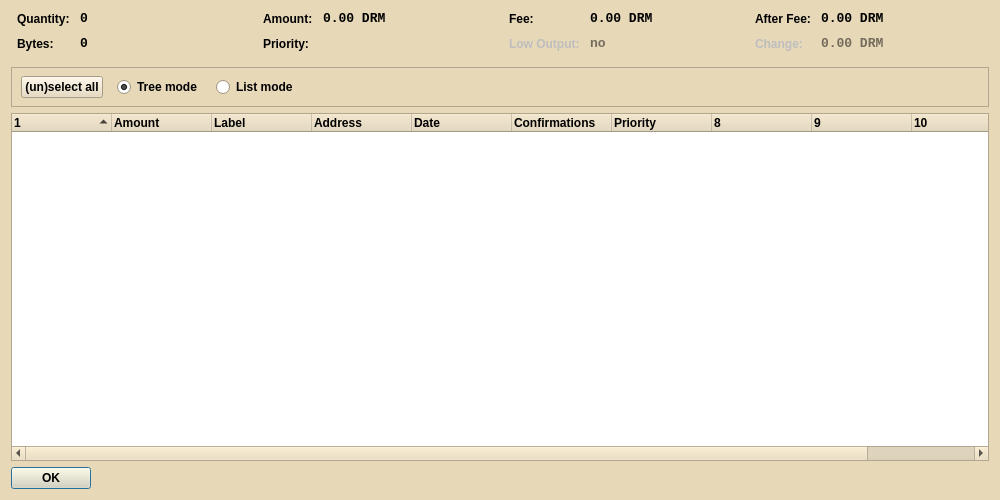
<?xml version="1.0" encoding="UTF-8"?>
<ui version="4.0">
 <class>CoinControlDialog</class>
 <widget class="QDialog" name="CoinControlDialog">
  <property name="geometry">
   <rect>
    <x>0</x>
    <y>0</y>
    <width>1000</width>
    <height>500</height>
   </rect>
  </property>
  <property name="palette">
   <palette>
    <active>
     <colorrole role="WindowText">
      <brush brushstyle="SolidPattern">
       <color alpha="255">
        <red>0</red>
        <green>0</green>
        <blue>0</blue>
       </color>
      </brush>
     </colorrole>
     <colorrole role="Button">
      <brush brushstyle="SolidPattern">
       <color alpha="255">
        <red>231</red>
        <green>216</green>
        <blue>184</blue>
       </color>
      </brush>
     </colorrole>
     <colorrole role="Light">
      <brush brushstyle="SolidPattern">
       <color alpha="255">
        <red>255</red>
        <green>255</green>
        <blue>255</blue>
       </color>
      </brush>
     </colorrole>
     <colorrole role="Midlight">
      <brush brushstyle="SolidPattern">
       <color alpha="255">
        <red>243</red>
        <green>235</green>
        <blue>219</blue>
       </color>
      </brush>
     </colorrole>
     <colorrole role="Dark">
      <brush brushstyle="SolidPattern">
       <color alpha="255">
        <red>115</red>
        <green>108</green>
        <blue>92</blue>
       </color>
      </brush>
     </colorrole>
     <colorrole role="Mid">
      <brush brushstyle="SolidPattern">
       <color alpha="255">
        <red>154</red>
        <green>144</green>
        <blue>123</blue>
       </color>
      </brush>
     </colorrole>
     <colorrole role="Text">
      <brush brushstyle="SolidPattern">
       <color alpha="255">
        <red>0</red>
        <green>0</green>
        <blue>0</blue>
       </color>
      </brush>
     </colorrole>
     <colorrole role="BrightText">
      <brush brushstyle="SolidPattern">
       <color alpha="255">
        <red>255</red>
        <green>255</green>
        <blue>255</blue>
       </color>
      </brush>
     </colorrole>
     <colorrole role="ButtonText">
      <brush brushstyle="SolidPattern">
       <color alpha="255">
        <red>0</red>
        <green>0</green>
        <blue>0</blue>
       </color>
      </brush>
     </colorrole>
     <colorrole role="Base">
      <brush brushstyle="SolidPattern">
       <color alpha="255">
        <red>255</red>
        <green>255</green>
        <blue>255</blue>
       </color>
      </brush>
     </colorrole>
     <colorrole role="Window">
      <brush brushstyle="SolidPattern">
       <color alpha="255">
        <red>231</red>
        <green>216</green>
        <blue>184</blue>
       </color>
      </brush>
     </colorrole>
     <colorrole role="Shadow">
      <brush brushstyle="SolidPattern">
       <color alpha="255">
        <red>0</red>
        <green>0</green>
        <blue>0</blue>
       </color>
      </brush>
     </colorrole>
     <colorrole role="AlternateBase">
      <brush brushstyle="SolidPattern">
       <color alpha="255">
        <red>243</red>
        <green>235</green>
        <blue>219</blue>
       </color>
      </brush>
     </colorrole>
     <colorrole role="ToolTipBase">
      <brush brushstyle="SolidPattern">
       <color alpha="255">
        <red>255</red>
        <green>255</green>
        <blue>220</blue>
       </color>
      </brush>
     </colorrole>
     <colorrole role="ToolTipText">
      <brush brushstyle="SolidPattern">
       <color alpha="255">
        <red>0</red>
        <green>0</green>
        <blue>0</blue>
       </color>
      </brush>
     </colorrole>
    </active>
    <inactive>
     <colorrole role="WindowText">
      <brush brushstyle="SolidPattern">
       <color alpha="255">
        <red>0</red>
        <green>0</green>
        <blue>0</blue>
       </color>
      </brush>
     </colorrole>
     <colorrole role="Button">
      <brush brushstyle="SolidPattern">
       <color alpha="255">
        <red>231</red>
        <green>216</green>
        <blue>184</blue>
       </color>
      </brush>
     </colorrole>
     <colorrole role="Light">
      <brush brushstyle="SolidPattern">
       <color alpha="255">
        <red>255</red>
        <green>255</green>
        <blue>255</blue>
       </color>
      </brush>
     </colorrole>
     <colorrole role="Midlight">
      <brush brushstyle="SolidPattern">
       <color alpha="255">
        <red>243</red>
        <green>235</green>
        <blue>219</blue>
       </color>
      </brush>
     </colorrole>
     <colorrole role="Dark">
      <brush brushstyle="SolidPattern">
       <color alpha="255">
        <red>115</red>
        <green>108</green>
        <blue>92</blue>
       </color>
      </brush>
     </colorrole>
     <colorrole role="Mid">
      <brush brushstyle="SolidPattern">
       <color alpha="255">
        <red>154</red>
        <green>144</green>
        <blue>123</blue>
       </color>
      </brush>
     </colorrole>
     <colorrole role="Text">
      <brush brushstyle="SolidPattern">
       <color alpha="255">
        <red>0</red>
        <green>0</green>
        <blue>0</blue>
       </color>
      </brush>
     </colorrole>
     <colorrole role="BrightText">
      <brush brushstyle="SolidPattern">
       <color alpha="255">
        <red>255</red>
        <green>255</green>
        <blue>255</blue>
       </color>
      </brush>
     </colorrole>
     <colorrole role="ButtonText">
      <brush brushstyle="SolidPattern">
       <color alpha="255">
        <red>0</red>
        <green>0</green>
        <blue>0</blue>
       </color>
      </brush>
     </colorrole>
     <colorrole role="Base">
      <brush brushstyle="SolidPattern">
       <color alpha="255">
        <red>255</red>
        <green>255</green>
        <blue>255</blue>
       </color>
      </brush>
     </colorrole>
     <colorrole role="Window">
      <brush brushstyle="SolidPattern">
       <color alpha="255">
        <red>231</red>
        <green>216</green>
        <blue>184</blue>
       </color>
      </brush>
     </colorrole>
     <colorrole role="Shadow">
      <brush brushstyle="SolidPattern">
       <color alpha="255">
        <red>0</red>
        <green>0</green>
        <blue>0</blue>
       </color>
      </brush>
     </colorrole>
     <colorrole role="AlternateBase">
      <brush brushstyle="SolidPattern">
       <color alpha="255">
        <red>243</red>
        <green>235</green>
        <blue>219</blue>
       </color>
      </brush>
     </colorrole>
     <colorrole role="ToolTipBase">
      <brush brushstyle="SolidPattern">
       <color alpha="255">
        <red>255</red>
        <green>255</green>
        <blue>220</blue>
       </color>
      </brush>
     </colorrole>
     <colorrole role="ToolTipText">
      <brush brushstyle="SolidPattern">
       <color alpha="255">
        <red>0</red>
        <green>0</green>
        <blue>0</blue>
       </color>
      </brush>
     </colorrole>
    </inactive>
    <disabled>
     <colorrole role="WindowText">
      <brush brushstyle="SolidPattern">
       <color alpha="255">
        <red>115</red>
        <green>108</green>
        <blue>92</blue>
       </color>
      </brush>
     </colorrole>
     <colorrole role="Button">
      <brush brushstyle="SolidPattern">
       <color alpha="255">
        <red>231</red>
        <green>216</green>
        <blue>184</blue>
       </color>
      </brush>
     </colorrole>
     <colorrole role="Light">
      <brush brushstyle="SolidPattern">
       <color alpha="255">
        <red>255</red>
        <green>255</green>
        <blue>255</blue>
       </color>
      </brush>
     </colorrole>
     <colorrole role="Midlight">
      <brush brushstyle="SolidPattern">
       <color alpha="255">
        <red>243</red>
        <green>235</green>
        <blue>219</blue>
       </color>
      </brush>
     </colorrole>
     <colorrole role="Dark">
      <brush brushstyle="SolidPattern">
       <color alpha="255">
        <red>115</red>
        <green>108</green>
        <blue>92</blue>
       </color>
      </brush>
     </colorrole>
     <colorrole role="Mid">
      <brush brushstyle="SolidPattern">
       <color alpha="255">
        <red>154</red>
        <green>144</green>
        <blue>123</blue>
       </color>
      </brush>
     </colorrole>
     <colorrole role="Text">
      <brush brushstyle="SolidPattern">
       <color alpha="255">
        <red>115</red>
        <green>108</green>
        <blue>92</blue>
       </color>
      </brush>
     </colorrole>
     <colorrole role="BrightText">
      <brush brushstyle="SolidPattern">
       <color alpha="255">
        <red>255</red>
        <green>255</green>
        <blue>255</blue>
       </color>
      </brush>
     </colorrole>
     <colorrole role="ButtonText">
      <brush brushstyle="SolidPattern">
       <color alpha="255">
        <red>115</red>
        <green>108</green>
        <blue>92</blue>
       </color>
      </brush>
     </colorrole>
     <colorrole role="Base">
      <brush brushstyle="SolidPattern">
       <color alpha="255">
        <red>231</red>
        <green>216</green>
        <blue>184</blue>
       </color>
      </brush>
     </colorrole>
     <colorrole role="Window">
      <brush brushstyle="SolidPattern">
       <color alpha="255">
        <red>231</red>
        <green>216</green>
        <blue>184</blue>
       </color>
      </brush>
     </colorrole>
     <colorrole role="Shadow">
      <brush brushstyle="SolidPattern">
       <color alpha="255">
        <red>0</red>
        <green>0</green>
        <blue>0</blue>
       </color>
      </brush>
     </colorrole>
     <colorrole role="AlternateBase">
      <brush brushstyle="SolidPattern">
       <color alpha="255">
        <red>231</red>
        <green>216</green>
        <blue>184</blue>
       </color>
      </brush>
     </colorrole>
     <colorrole role="ToolTipBase">
      <brush brushstyle="SolidPattern">
       <color alpha="255">
        <red>255</red>
        <green>255</green>
        <blue>220</blue>
       </color>
      </brush>
     </colorrole>
     <colorrole role="ToolTipText">
      <brush brushstyle="SolidPattern">
       <color alpha="255">
        <red>0</red>
        <green>0</green>
        <blue>0</blue>
       </color>
      </brush>
     </colorrole>
    </disabled>
   </palette>
  </property>
  <property name="font">
   <font>
    <weight>75</weight>
    <bold>true</bold>
   </font>
  </property>
  <property name="windowTitle">
   <string>Coin Control</string>
  </property>
  <layout class="QVBoxLayout" name="verticalLayout">
   <item>
    <layout class="QHBoxLayout" name="horizontalLayoutTop" stretch="0,0,0,0">
     <property name="topMargin">
      <number>0</number>
     </property>
     <property name="bottomMargin">
      <number>10</number>
     </property>
     <item>
      <layout class="QFormLayout" name="formLayoutCoinControl1">
       <property name="horizontalSpacing">
        <number>10</number>
       </property>
       <property name="verticalSpacing">
        <number>10</number>
       </property>
       <property name="leftMargin">
        <number>6</number>
       </property>
       <property name="rightMargin">
        <number>6</number>
       </property>
       <item row="0" column="0">
        <widget class="QLabel" name="labelCoinControlQuantityText">
         <property name="styleSheet">
          <string notr="true">font-weight:bold;</string>
         </property>
         <property name="text">
          <string>Quantity:</string>
         </property>
        </widget>
       </item>
       <item row="0" column="1">
        <widget class="QLabel" name="labelCoinControlQuantity">
         <property name="font">
          <font>
           <family>Monospace</family>
           <pointsize>10</pointsize>
          </font>
         </property>
         <property name="cursor">
          <cursorShape>IBeamCursor</cursorShape>
         </property>
         <property name="contextMenuPolicy">
          <enum>Qt::ActionsContextMenu</enum>
         </property>
         <property name="text">
          <string notr="true">0</string>
         </property>
         <property name="textInteractionFlags">
          <set>Qt::LinksAccessibleByMouse|Qt::TextSelectableByKeyboard|Qt::TextSelectableByMouse</set>
         </property>
        </widget>
       </item>
       <item row="1" column="0">
        <widget class="QLabel" name="labelCoinControlBytesText">
         <property name="styleSheet">
          <string notr="true">font-weight:bold;</string>
         </property>
         <property name="text">
          <string>Bytes:</string>
         </property>
        </widget>
       </item>
       <item row="1" column="1">
        <widget class="QLabel" name="labelCoinControlBytes">
         <property name="font">
          <font>
           <family>Monospace</family>
           <pointsize>10</pointsize>
          </font>
         </property>
         <property name="cursor">
          <cursorShape>IBeamCursor</cursorShape>
         </property>
         <property name="contextMenuPolicy">
          <enum>Qt::ActionsContextMenu</enum>
         </property>
         <property name="text">
          <string notr="true">0</string>
         </property>
         <property name="textInteractionFlags">
          <set>Qt::LinksAccessibleByMouse|Qt::TextSelectableByKeyboard|Qt::TextSelectableByMouse</set>
         </property>
        </widget>
       </item>
      </layout>
     </item>
     <item>
      <layout class="QFormLayout" name="formLayoutCoinControl2">
       <property name="horizontalSpacing">
        <number>10</number>
       </property>
       <property name="verticalSpacing">
        <number>10</number>
       </property>
       <property name="leftMargin">
        <number>6</number>
       </property>
       <property name="rightMargin">
        <number>6</number>
       </property>
       <item row="0" column="0">
        <widget class="QLabel" name="labelCoinControlAmountText">
         <property name="styleSheet">
          <string notr="true">font-weight:bold;</string>
         </property>
         <property name="text">
          <string>Amount:</string>
         </property>
        </widget>
       </item>
       <item row="0" column="1">
        <widget class="QLabel" name="labelCoinControlAmount">
         <property name="font">
          <font>
           <family>Monospace</family>
           <pointsize>10</pointsize>
          </font>
         </property>
         <property name="cursor">
          <cursorShape>IBeamCursor</cursorShape>
         </property>
         <property name="contextMenuPolicy">
          <enum>Qt::ActionsContextMenu</enum>
         </property>
         <property name="text">
          <string notr="true">0.00 DRM</string>
         </property>
         <property name="textInteractionFlags">
          <set>Qt::LinksAccessibleByMouse|Qt::TextSelectableByKeyboard|Qt::TextSelectableByMouse</set>
         </property>
        </widget>
       </item>
       <item row="1" column="0">
        <widget class="QLabel" name="labelCoinControlPriorityText">
         <property name="styleSheet">
          <string notr="true">font-weight:bold;</string>
         </property>
         <property name="text">
          <string>Priority:</string>
         </property>
        </widget>
       </item>
       <item row="1" column="1">
        <widget class="QLabel" name="labelCoinControlPriority">
         <property name="font">
          <font>
           <family>Monospace</family>
           <pointsize>10</pointsize>
          </font>
         </property>
         <property name="cursor">
          <cursorShape>IBeamCursor</cursorShape>
         </property>
         <property name="contextMenuPolicy">
          <enum>Qt::ActionsContextMenu</enum>
         </property>
         <property name="text">
          <string/>
         </property>
         <property name="textInteractionFlags">
          <set>Qt::LinksAccessibleByMouse|Qt::TextSelectableByKeyboard|Qt::TextSelectableByMouse</set>
         </property>
        </widget>
       </item>
      </layout>
     </item>
     <item>
      <layout class="QFormLayout" name="formLayoutCoinControl3">
       <property name="horizontalSpacing">
        <number>10</number>
       </property>
       <property name="verticalSpacing">
        <number>10</number>
       </property>
       <property name="leftMargin">
        <number>6</number>
       </property>
       <property name="rightMargin">
        <number>6</number>
       </property>
       <item row="0" column="0">
        <widget class="QLabel" name="labelCoinControlFeeText">
         <property name="styleSheet">
          <string notr="true">font-weight:bold;</string>
         </property>
         <property name="text">
          <string>Fee:</string>
         </property>
        </widget>
       </item>
       <item row="0" column="1">
        <widget class="QLabel" name="labelCoinControlFee">
         <property name="font">
          <font>
           <family>Monospace</family>
           <pointsize>10</pointsize>
          </font>
         </property>
         <property name="cursor">
          <cursorShape>IBeamCursor</cursorShape>
         </property>
         <property name="contextMenuPolicy">
          <enum>Qt::ActionsContextMenu</enum>
         </property>
         <property name="text">
          <string notr="true">0.00 DRM</string>
         </property>
         <property name="textInteractionFlags">
          <set>Qt::LinksAccessibleByMouse|Qt::TextSelectableByKeyboard|Qt::TextSelectableByMouse</set>
         </property>
        </widget>
       </item>
       <item row="1" column="0">
        <widget class="QLabel" name="labelCoinControlLowOutputText">
         <property name="enabled">
          <bool>false</bool>
         </property>
         <property name="styleSheet">
          <string notr="true">font-weight:bold;</string>
         </property>
         <property name="text">
          <string>Low Output:</string>
         </property>
        </widget>
       </item>
       <item row="1" column="1">
        <widget class="QLabel" name="labelCoinControlLowOutput">
         <property name="enabled">
          <bool>false</bool>
         </property>
         <property name="font">
          <font>
           <family>Monospace</family>
           <pointsize>10</pointsize>
          </font>
         </property>
         <property name="cursor">
          <cursorShape>IBeamCursor</cursorShape>
         </property>
         <property name="contextMenuPolicy">
          <enum>Qt::ActionsContextMenu</enum>
         </property>
         <property name="text">
          <string notr="true">no</string>
         </property>
         <property name="textInteractionFlags">
          <set>Qt::LinksAccessibleByMouse|Qt::TextSelectableByKeyboard|Qt::TextSelectableByMouse</set>
         </property>
        </widget>
       </item>
      </layout>
     </item>
     <item>
      <layout class="QFormLayout" name="formLayoutCoinControl4">
       <property name="horizontalSpacing">
        <number>10</number>
       </property>
       <property name="verticalSpacing">
        <number>10</number>
       </property>
       <property name="leftMargin">
        <number>6</number>
       </property>
       <property name="rightMargin">
        <number>6</number>
       </property>
       <item row="0" column="0">
        <widget class="QLabel" name="labelCoinControlAfterFeeText">
         <property name="styleSheet">
          <string notr="true">font-weight:bold;</string>
         </property>
         <property name="text">
          <string>After Fee:</string>
         </property>
        </widget>
       </item>
       <item row="0" column="1">
        <widget class="QLabel" name="labelCoinControlAfterFee">
         <property name="font">
          <font>
           <family>Monospace</family>
           <pointsize>10</pointsize>
          </font>
         </property>
         <property name="cursor">
          <cursorShape>IBeamCursor</cursorShape>
         </property>
         <property name="contextMenuPolicy">
          <enum>Qt::ActionsContextMenu</enum>
         </property>
         <property name="text">
          <string notr="true">0.00 DRM</string>
         </property>
         <property name="textInteractionFlags">
          <set>Qt::LinksAccessibleByMouse|Qt::TextSelectableByKeyboard|Qt::TextSelectableByMouse</set>
         </property>
        </widget>
       </item>
       <item row="1" column="0">
        <widget class="QLabel" name="labelCoinControlChangeText">
         <property name="enabled">
          <bool>false</bool>
         </property>
         <property name="styleSheet">
          <string notr="true">font-weight:bold;</string>
         </property>
         <property name="text">
          <string>Change:</string>
         </property>
        </widget>
       </item>
       <item row="1" column="1">
        <widget class="QLabel" name="labelCoinControlChange">
         <property name="enabled">
          <bool>false</bool>
         </property>
         <property name="font">
          <font>
           <family>Monospace</family>
           <pointsize>10</pointsize>
          </font>
         </property>
         <property name="cursor">
          <cursorShape>IBeamCursor</cursorShape>
         </property>
         <property name="contextMenuPolicy">
          <enum>Qt::ActionsContextMenu</enum>
         </property>
         <property name="text">
          <string notr="true">0.00 DRM</string>
         </property>
         <property name="textInteractionFlags">
          <set>Qt::LinksAccessibleByMouse|Qt::TextSelectableByKeyboard|Qt::TextSelectableByMouse</set>
         </property>
        </widget>
       </item>
      </layout>
     </item>
    </layout>
   </item>
   <item>
    <widget class="QFrame" name="frame">
     <property name="minimumSize">
      <size>
       <width>0</width>
       <height>40</height>
      </size>
     </property>
     <property name="frameShape">
      <enum>QFrame::StyledPanel</enum>
     </property>
     <property name="frameShadow">
      <enum>QFrame::Sunken</enum>
     </property>
     <widget class="QWidget" name="horizontalLayoutWidget">
      <property name="geometry">
       <rect>
        <x>10</x>
        <y>0</y>
        <width>781</width>
        <height>41</height>
       </rect>
      </property>
      <layout class="QHBoxLayout" name="horizontalLayoutPanel" stretch="0,0,0,0">
       <property name="spacing">
        <number>14</number>
       </property>
       <item>
        <widget class="QPushButton" name="pushButtonSelectAll">
         <property name="sizePolicy">
          <sizepolicy hsizetype="Maximum" vsizetype="Fixed">
           <horstretch>0</horstretch>
           <verstretch>0</verstretch>
          </sizepolicy>
         </property>
         <property name="text">
          <string>(un)select all</string>
         </property>
        </widget>
       </item>
       <item>
        <widget class="QRadioButton" name="radioTreeMode">
         <property name="sizePolicy">
          <sizepolicy hsizetype="Maximum" vsizetype="Fixed">
           <horstretch>0</horstretch>
           <verstretch>0</verstretch>
          </sizepolicy>
         </property>
         <property name="text">
          <string>Tree mode</string>
         </property>
         <property name="checked">
          <bool>true</bool>
         </property>
        </widget>
       </item>
       <item>
        <widget class="QRadioButton" name="radioListMode">
         <property name="sizePolicy">
          <sizepolicy hsizetype="Maximum" vsizetype="Fixed">
           <horstretch>0</horstretch>
           <verstretch>0</verstretch>
          </sizepolicy>
         </property>
         <property name="text">
          <string>List mode</string>
         </property>
        </widget>
       </item>
       <item>
        <spacer name="horizontalSpacer">
         <property name="orientation">
          <enum>Qt::Horizontal</enum>
         </property>
         <property name="sizeHint" stdset="0">
          <size>
           <width>40</width>
           <height>20</height>
          </size>
         </property>
        </spacer>
       </item>
      </layout>
     </widget>
    </widget>
   </item>
   <item>
    <widget class="CoinControlTreeWidget" name="treeWidget">
     <property name="contextMenuPolicy">
      <enum>Qt::CustomContextMenu</enum>
     </property>
     <property name="sortingEnabled">
      <bool>false</bool>
     </property>
     <property name="columnCount">
      <number>11</number>
     </property>
     <attribute name="headerShowSortIndicator" stdset="0">
      <bool>true</bool>
     </attribute>
     <attribute name="headerStretchLastSection">
      <bool>false</bool>
     </attribute>
     <column>
      <property name="text">
       <string/>
      </property>
     </column>
     <column>
      <property name="text">
       <string>Amount</string>
      </property>
     </column>
     <column>
      <property name="text">
       <string>Label</string>
      </property>
     </column>
     <column>
      <property name="text">
       <string>Address</string>
      </property>
     </column>
     <column>
      <property name="text">
       <string>Date</string>
      </property>
     </column>
     <column>
      <property name="text">
       <string>Confirmations</string>
      </property>
      <property name="toolTip">
       <string>Confirmed</string>
      </property>
     </column>
     <column>
      <property name="text">
       <string>Priority</string>
      </property>
     </column>
     <column>
      <property name="text">
       <string/>
      </property>
     </column>
     <column>
      <property name="text">
       <string/>
      </property>
     </column>
     <column>
      <property name="text">
       <string/>
      </property>
     </column>
     <column>
      <property name="text">
       <string/>
      </property>
     </column>
    </widget>
   </item>
   <item>
    <widget class="QDialogButtonBox" name="buttonBox">
     <property name="sizePolicy">
      <sizepolicy hsizetype="Maximum" vsizetype="Fixed">
       <horstretch>0</horstretch>
       <verstretch>0</verstretch>
      </sizepolicy>
     </property>
     <property name="orientation">
      <enum>Qt::Horizontal</enum>
     </property>
     <property name="standardButtons">
      <set>QDialogButtonBox::Ok</set>
     </property>
    </widget>
   </item>
  </layout>
 </widget>
 <customwidgets>
  <customwidget>
   <class>CoinControlTreeWidget</class>
   <extends>QTreeWidget</extends>
   <header>coincontroltreewidget.h</header>
  </customwidget>
 </customwidgets>
 <resources/>
 <connections/>
</ui>
